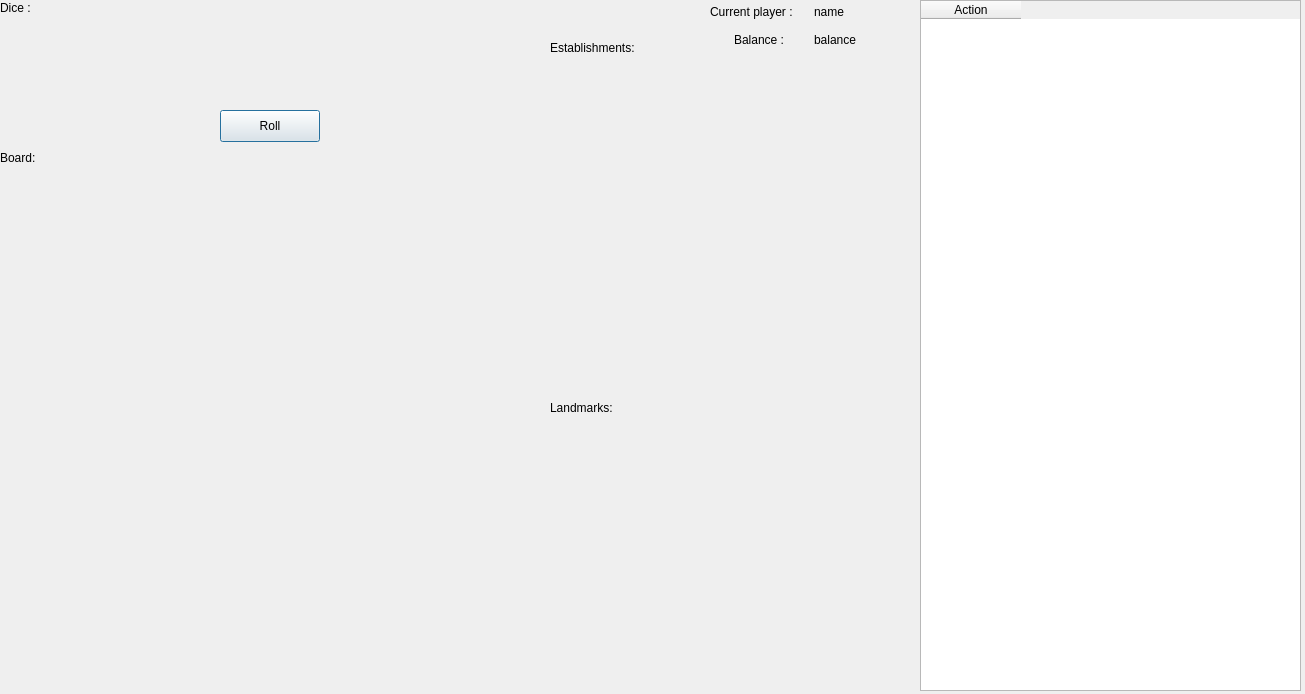
<?xml version="1.0" encoding="UTF-8"?>
<ui version="4.0">
 <class>GameInterface</class>
 <widget class="QDialog" name="GameInterface">
  <property name="enabled">
   <bool>true</bool>
  </property>
  <property name="geometry">
   <rect>
    <x>0</x>
    <y>0</y>
    <width>1305</width>
    <height>694</height>
   </rect>
  </property>
  <property name="sizeIncrement">
   <size>
    <width>0</width>
    <height>0</height>
   </size>
  </property>
  <property name="baseSize">
   <size>
    <width>0</width>
    <height>0</height>
   </size>
  </property>
  <property name="windowTitle">
   <string>Dialog</string>
  </property>
  <widget class="QWidget" name="gridLayoutWidget">
   <property name="geometry">
    <rect>
     <x>0</x>
     <y>170</y>
     <width>541</width>
     <height>521</height>
    </rect>
   </property>
   <layout class="QGridLayout" name="boardLayout"/>
  </widget>
  <widget class="QWidget" name="gridLayoutWidget_2">
   <property name="geometry">
    <rect>
     <x>550</x>
     <y>430</y>
     <width>361</width>
     <height>261</height>
    </rect>
   </property>
   <layout class="QGridLayout" name="gridLayout"/>
  </widget>
  <widget class="QLabel" name="label_2">
   <property name="geometry">
    <rect>
     <x>550</x>
     <y>400</y>
     <width>101</width>
     <height>16</height>
    </rect>
   </property>
   <property name="text">
    <string>Landmarks:</string>
   </property>
  </widget>
  <widget class="QWidget" name="gridLayoutWidget_3">
   <property name="geometry">
    <rect>
     <x>550</x>
     <y>60</y>
     <width>361</width>
     <height>321</height>
    </rect>
   </property>
   <layout class="QGridLayout" name="gridLayout_2"/>
  </widget>
  <widget class="QLabel" name="label_3">
   <property name="geometry">
    <rect>
     <x>550</x>
     <y>40</y>
     <width>101</width>
     <height>16</height>
    </rect>
   </property>
   <property name="text">
    <string>Establishments:</string>
   </property>
  </widget>
  <widget class="QLabel" name="label_6">
   <property name="geometry">
    <rect>
     <x>0</x>
     <y>150</y>
     <width>101</width>
     <height>16</height>
    </rect>
   </property>
   <property name="text">
    <string>Board:</string>
   </property>
  </widget>
  <widget class="QLabel" name="label_7">
   <property name="geometry">
    <rect>
     <x>0</x>
     <y>0</y>
     <width>101</width>
     <height>16</height>
    </rect>
   </property>
   <property name="text">
    <string>Dice :</string>
   </property>
  </widget>
  <widget class="QPushButton" name="pushButton">
   <property name="geometry">
    <rect>
     <x>220</x>
     <y>110</y>
     <width>100</width>
     <height>32</height>
    </rect>
   </property>
   <property name="text">
    <string>Roll</string>
   </property>
  </widget>
  <widget class="QWidget" name="layoutWidget">
   <property name="geometry">
    <rect>
     <x>710</x>
     <y>0</y>
     <width>201</width>
     <height>51</height>
    </rect>
   </property>
   <layout class="QVBoxLayout" name="verticalLayout">
    <item>
     <layout class="QHBoxLayout" name="horizontalLayout_2">
      <item>
       <widget class="QLabel" name="label">
        <property name="text">
         <string>Current player :</string>
        </property>
       </widget>
      </item>
      <item>
       <widget class="QLabel" name="playerName_lbl">
        <property name="text">
         <string>name</string>
        </property>
       </widget>
      </item>
     </layout>
    </item>
    <item>
     <layout class="QHBoxLayout" name="horizontalLayout">
      <item>
       <widget class="QLabel" name="label_4">
        <property name="text">
         <string>Balance :</string>
        </property>
        <property name="alignment">
         <set>Qt::AlignCenter</set>
        </property>
       </widget>
      </item>
      <item>
       <widget class="QLabel" name="balance_lbl">
        <property name="text">
         <string>balance</string>
        </property>
       </widget>
      </item>
     </layout>
    </item>
   </layout>
  </widget>
  <widget class="QTableWidget" name="actions">
   <property name="geometry">
    <rect>
     <x>920</x>
     <y>0</y>
     <width>381</width>
     <height>691</height>
    </rect>
   </property>
   <column>
    <property name="text">
     <string>Action</string>
    </property>
   </column>
  </widget>
 </widget>
 <resources/>
 <connections/>
</ui>
